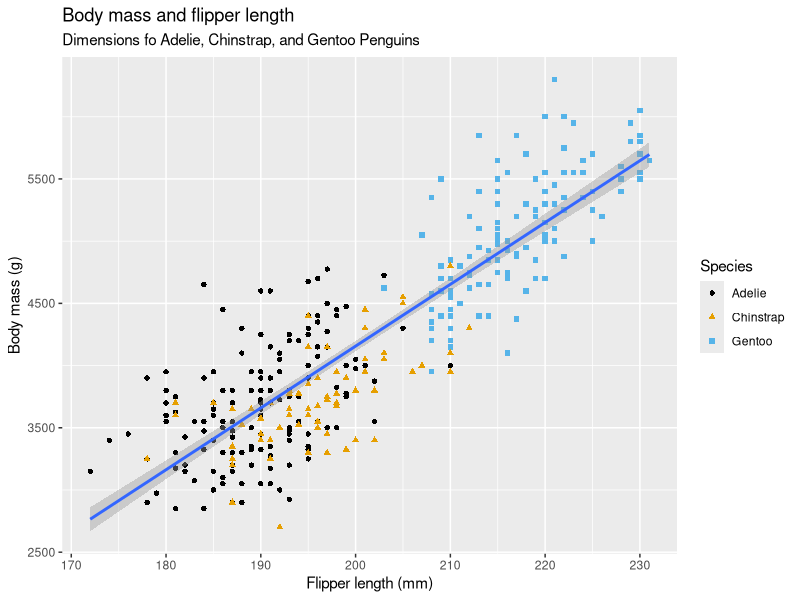
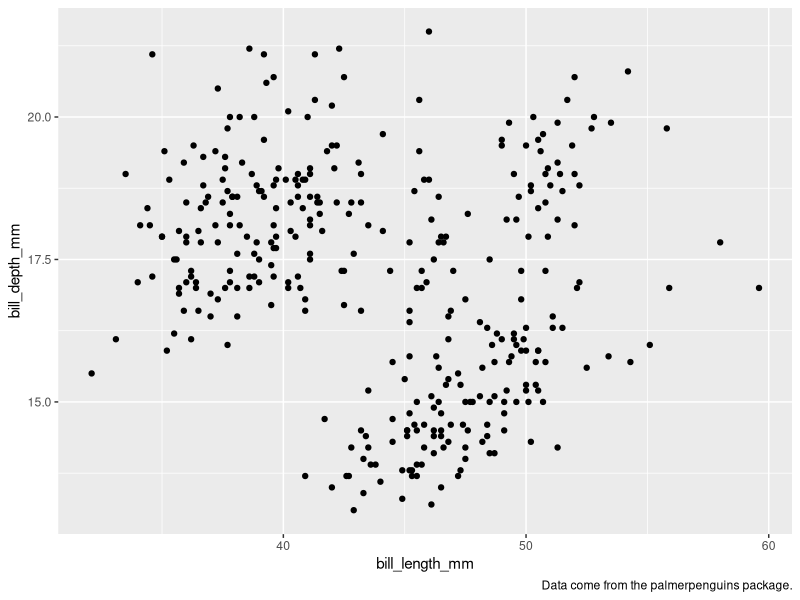
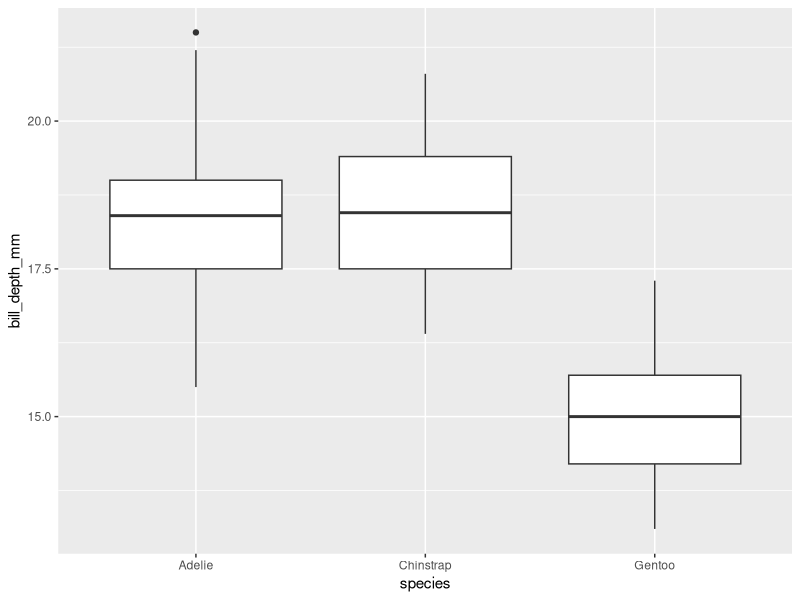
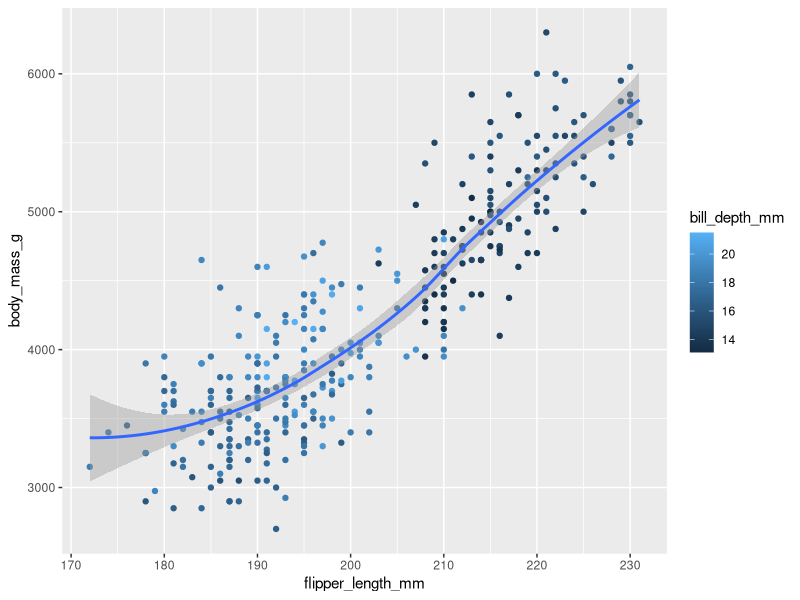
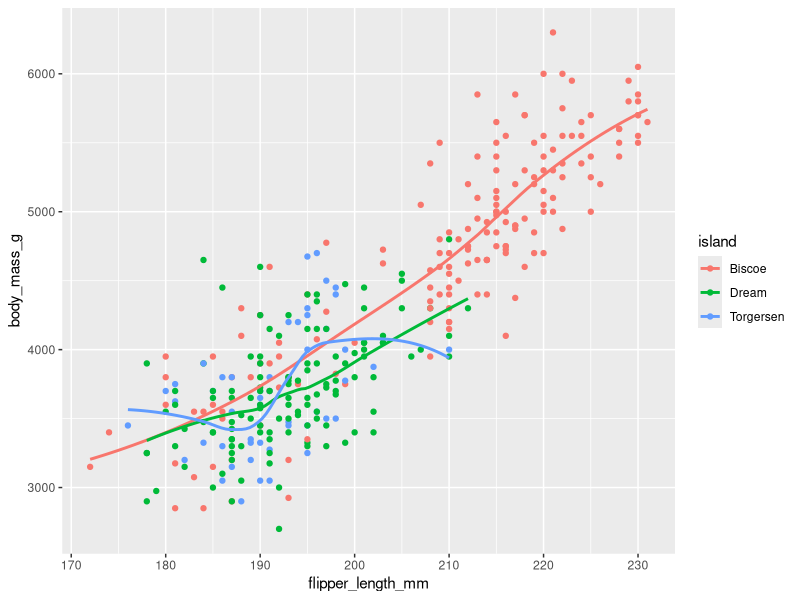
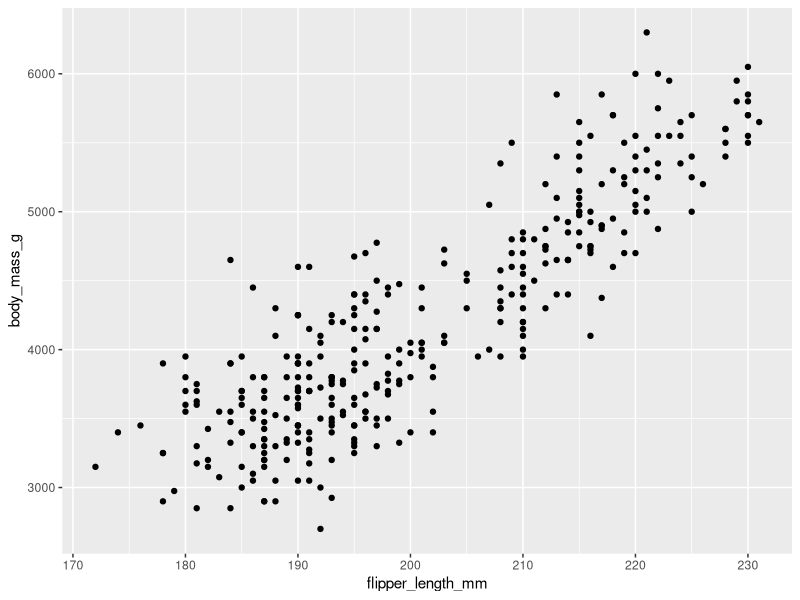
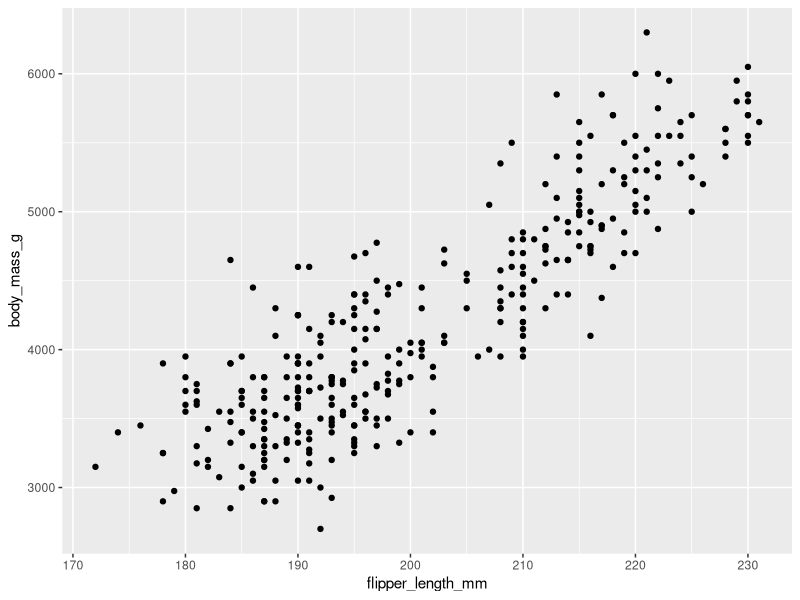
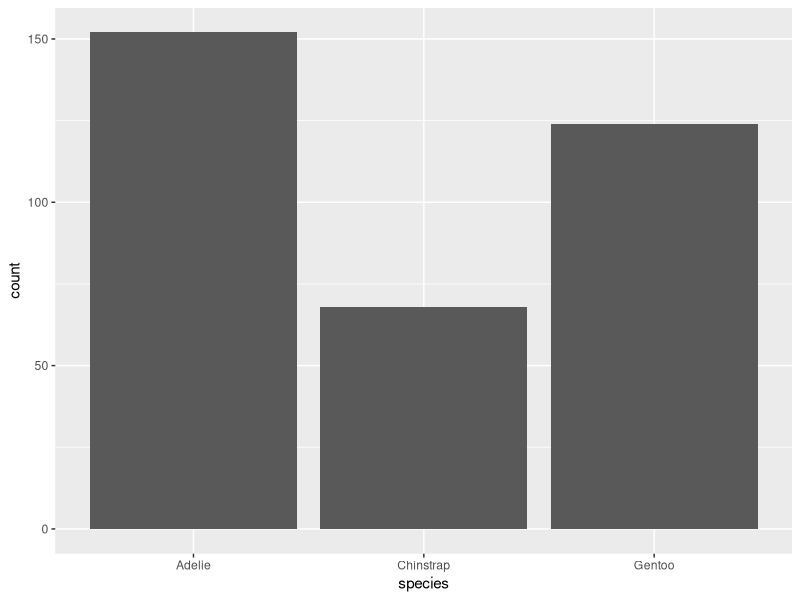

These figures' R source, in order:
# === === === === === === === === === === === === === === === === === === 
# Created by Gabe Veltri on 2/4/2025
# Project: Help
# Goal: Work though R For Data Science Book
# === === === === === === === === === === === === === === === === === ===

### INTRO ###

# Important Packages
install.packages(
  c("arrow", "babynames", "curl", "duckdb", "gapminder", 
    "ggrepel", "ggridges", "ggthemes", "hexbin", "janitor", "Lahman", 
    "leaflet", "maps", "nycflights13", "openxlsx", "palmerpenguins", 
    "repurrrsive", "tidymodels", "writexl")
)

# === === === === === === === === === === === === === === === === === ===

### WHOLE GAME ###

#### Data Visualization ####
library(tidyverse)
library(palmerpenguins)  #contains a dataset
library(ggthemes)  #colorblind friendly palette

# === === === === === ===
## First Steps ##
# Do penguins with longer flippers weigh more or less than penguins with shorter flippers? What does the relationship between flipper length and body mass look like? Is it positive? Negative? Linear? Nonlinear? Does the relationship vary by the species of the penguin? How about by the island where the penguin lives? 

# Let’s create visualizations that we can use to answer these questions.

glimpse(penguins)
view(penguins)

ggplot(
  data = penguins, 
  mapping = aes(x = flipper_length_mm, y = body_mass_g)) +
  geom_point(mapping = aes(color = species, shape = species)) +
  geom_smooth(method = "lm") + # line of best fit based on "linear model"
  labs(
    title = "Body mass and flipper length",
    subtitle = "Dimensions fo Adelie, Chinstrap, and Gentoo Penguins",
    x = "Flipper length (mm)",
    y = "Body mass (g)",
    color = "Species", shape = "Species" # changes legend display
  ) +
  scale_color_colorblind() #chooses a colorblind friendly palatte

# Exercises
length(penguins) # 8 columns
length(penguins$species) # 344 rows

?penguins
?labs

ggplot(
  data = penguins,
  mapping = aes(x = bill_length_mm, y = bill_depth_mm)) +
  geom_point(na.rm = TRUE) +
  labs(
    caption = "Data come from the palmerpenguins package."
  )

ggplot(
  data = penguins,
  mapping = aes(x = species, y = bill_depth_mm)) +
  geom_boxplot()

ggplot(
  data = penguins,
  mapping = aes(x = flipper_length_mm, y = body_mass_g)) +
  geom_point(mapping = aes(color = bill_depth_mm)) +
  geom_smooth()

ggplot(
  data = penguins,
  mapping = aes(x = flipper_length_mm, y = body_mass_g, color = island)
) +
  geom_point() +
  geom_smooth(se = FALSE)

# === === === === === ===

## ggplot2 Calls ##

# This is very explicit:
ggplot(
  data = penguins,
  mapping = aes(x = flipper_length_mm, y = body_mass_g)
) +
  geom_point()

# but can be condensed to
ggplot(penguins, aes(x = flipper_length_mm, y = body_mass_g)) + 
  geom_point()

# === === === === === ===

## Visualizing Distributions ##

# Categorical Variables
ggplot(penguins, aes(x = species)) +
  geom_bar()

ggplot(penguins, aes(x = fct_infreq(species))) +  # reorders the bars!
  geom_bar()



# Numerical Variables
ggplot(penguins, aes(x = body_mass_g)) + # histograms
  geom_histogram(binwidth = 200)

ggplot(penguins, aes(x = body_mass_g)) + # density plots => smoothed histograms
  geom_density()



# Exercises
ggplot(penguins, aes(y = species)) +
  geom_bar()

ggplot(penguins, aes(x = species)) +
  geom_bar(color = "red")

ggplot(penguins, aes(x = species)) +
  geom_bar(fill = "red")

ggplot(penguins, aes(x = body_mass_g)) + # histograms
  geom_histogram(bins = 5)

glimpse(diamonds)

ggplot(diamonds, aes(x = carat)) +
  geom_histogram(binwidth = 0.5)

# === === === === === ===

## Visualizing Relationships => mapping 2 variables

# Numerical + Categorical => boxplots and density plots
ggplot(penguins, aes(x = species, y = body_mass_g)) +
  geom_boxplot()

ggplot(penguins, aes(x = body_mass_g, color = species)) +
  geom_density(linewidth = 0.75)

ggplot(penguins, aes(x = body_mass_g, color = species, fill = species)) +
  geom_density(alpha = 0.5)



# Two Categorical => stacked bar chart and relative frequency plots
ggplot(penguins, aes(x = island, fill = species)) + # stacked bat chart
  geom_bar()

ggplot(penguins, aes(x = island, fill = species)) + # relative frq plot
  geom_bar(position = "fill") # NOTE THE CHANGE



# Two Numerical => scatter plots/smooth curves
ggplot(penguins, aes(x = flipper_length_mm, y = body_mass_g)) +
  geom_point()



# 3 or More => mapping additional aesthetics/facets
ggplot(penguins, aes(x = flipper_length_mm, y = body_mass_g)) +
  geom_point(aes(color = species, shape = island))

ggplot(penguins, aes(x = flipper_length_mm, y = body_mass_g)) +
  geom_point(aes(color = species)) +
  facet_wrap(~island)



# Exercises
glimpse(mpg)
?mpg

ggplot(mpg, aes(x = hwy, y = displ))+
  geom_point(aes(size = drv))

ggplot(penguins, aes(x = bill_length_mm, y = bill_depth_mm, color = species))+
  geom_point() +
  scale_color_colorblind() 

ggplot(penguins, aes(x = bill_length_mm, y = bill_depth_mm))+
  geom_point() +
  facet_wrap(~species) + 
  scale_color_colorblind() 

ggplot(
  data = penguins,
  mapping = aes(
    x = bill_length_mm, 
    y = bill_depth_mm, 
    color = species, 
    shape = species
  )
) +
  geom_point() +
  labs(color = "Species", shape = "Species")


ggplot(penguins, aes(x = island, fill = species)) +
  geom_bar(position = "fill")


ggplot(penguins, aes(x = species, fill = island)) +
  geom_bar(position = "fill")
# === === === === === ===

## Saving Your Plots ##

# Use ggsave() to save plots
ggplot(penguins, aes(x = flipper_length_mm, y = body_mass_g)) +
  geom_point()
ggsave(filename = "penguin-plot.png")



# Exercises
ggplot(mpg, aes(x = class)) +
  geom_bar()

ggplot(mpg, aes(x = cty, y = hwy)) +
  geom_point()
ggsave("mpg-plot.png")

?ggsave
ggsave("mpg-plot.pdf")

# === === === === === ===

## Common Problems ##

# - Check syntax: match parenthesis and ", 
# - Make sure + is at the end of the line for ggplot
# - use ? if you get stuck

# === === === === === ===

#### end ####

#### Workflow: Basics ####

# === === === === === ===

## Coding Basics ##
# You can combine multiple elements into a vector with c():
primes <- c(2, 3, 5, 7, 11, 13)

# === === === === === ===

## Comments ##
# Use comments to explain the WHY of your code, not the HOW or the WHAT => why is usually impossible to figure out

# === === === === === ===

## What's in a Name ##
# Recommend using snake_case => lowercase words separated by _
this_is_a_really_long_name <- 3.5

# === === === === === ===

## Calling Functions ##

seq(1, 10)
#> [1]  1  2  3  4  5  6  7  8  9 10

# === === === === === ===

## Exercises ##
library(tidyverse)

ggplot(data = mpg, aes(x = displ, y = hwy)) + 
  geom_point() +
  geom_smooth(method = "lm")

# === === === === === ===

#### end ####

#### Data Transformation ####

# === === === === === ===

## Introduction ##
